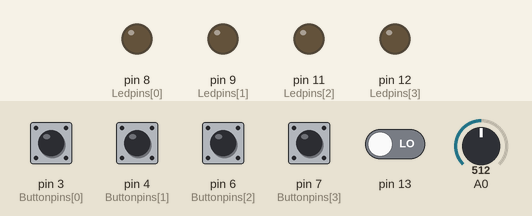
A sketch run on a simulated Arduino Uno, built with avr-gcc and run on an emulated ATmega328P. Parts: output pins drawn as LEDs (lit = HIGH). Dashed ring = blinking. The inputs (shaded band) are chosen by the test bench; at power-on: pin 3 (Buttonpins[0]), pin 4 (Buttonpins[1]), pin 6 (Buttonpins[2]), pin 7 (Buttonpins[3]), pin 13 LOW, A0 = 512. Random numbers use the default seed unless the sketch sets one.

Above: at 1.2 s.
1.3 s: pin 13 driven HIGH
At 2.7 s:
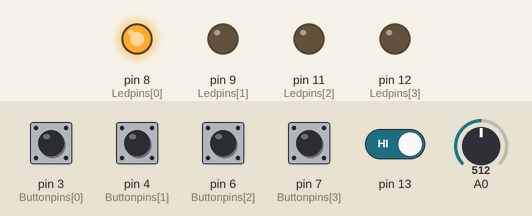
4.3 s: pin 3 (Buttonpins[0]) pulled HIGH for 0.15 s
At 4.54 s:
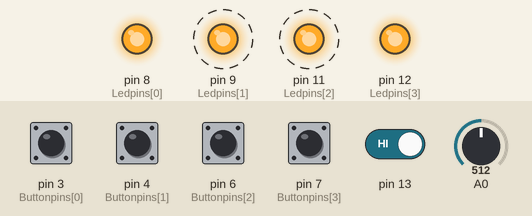
7.4 s: pin 4 (Buttonpins[1]) pulled HIGH for 1 s
At 8.2 s:
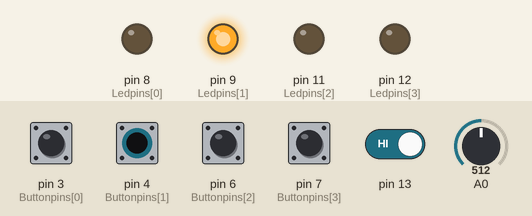
10.4 s: A0 set to 306
13.4 s: pin 3 (Buttonpins[0]) pulled HIGH for 1 s
At 16.1 s:
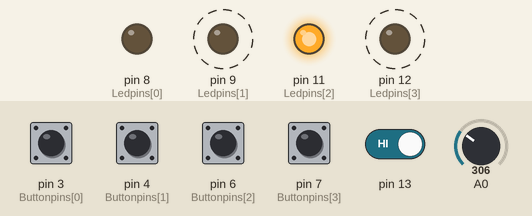
17.2 s: pin 13 driven LOW
Timing chart, 0 to 19.7 s (numbered marks = the images above; inputs shaded):
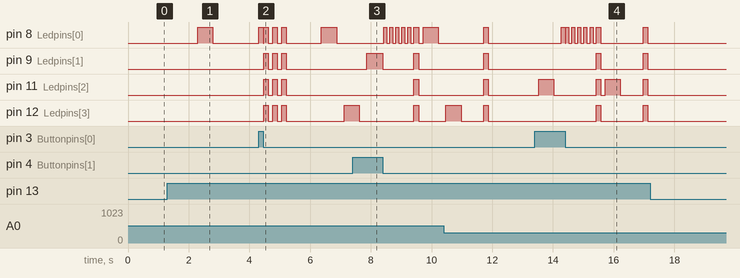

The sketch:

Code.ino
```cpp
byte sequence[100];	//the random sequence
byte seqLen = 0;	//current lenght used of the sequence
byte inputCount = 0;	//number of pressed buttons
byte expect = 0;	//expected input
byte lastInput = 0;

byte nrPins = 4;
byte Buttonpins[] = {3, 4, 6, 7};
byte Ledpins[] = {8, 9, 11, 12};

bool wait = false;	//check if it's the player's turn
bool resetFlag = false;
bool press = false;	//check if a button was pressed
bool start = false;	//check if the start button was pressed

void setup() {
	for(byte i = 0; i < nrPins; i++){
		pinMode(Buttonpins[i], INPUT);
	}

	for(byte i = 0; i < nrPins; i++){
		pinMode(Ledpins[i], OUTPUT);
	}
	Reset();
}

void flash(byte nr){	//function to make all the leds flash
	for(int j = 0; j < nr; j++){
		for(byte i = 0; i < nrPins; i++){
			digitalWrite(Ledpins[i], HIGH);
		}
		delay(150);
		for(byte i = 0; i < nrPins; i++){
			digitalWrite(Ledpins[i], LOW);
		}
		delay(150);
	}
}

void Reset(){		//fuction to reset the game and all the variables
	randomSeed(analogRead(A0));
	for(int i = 0; i < 100; i++){
		sequence[i] = random(4);
	}
	seqLen = 0;
	inputCount = 0;
	expect = 0;
	lastInput = 0;
	wait = false;
	resetFlag = false;
	press = false;
	start = false;
}

void playSequence(){		//function to play the current sequence
	for(int i = 0; i < seqLen; i++){
		digitalWrite(Ledpins[sequence[i]], HIGH);
		delay(500);
		digitalWrite(Ledpins[sequence[i]], LOW);
		delay(250);
	}
}

void Lose(){			//function for when the player looses
	for(byte i = 0; i < 5; i++){
		digitalWrite(Ledpins[0], HIGH);
		delay(100);
		digitalWrite(Ledpins[0], LOW);
		delay(100);
	}
	flash(1);
	delay(00);
	playSequence();
	delay(500);
	flash(1);
	delay(500);

	Reset();
}

void Win(){			//function for when the player wins
	digitalWrite(Ledpins[2], HIGH);
	delay(300);
	digitalWrite(Ledpins[2], LOW);
	delay(100);
	for(byte i = 0; i < 5; i++){
	  digitalWrite(Ledpins[0], HIGH);
	  delay(100);
	  digitalWrite(Ledpins[1], HIGH);
	  delay(100);
	  digitalWrite(Ledpins[0], LOW);
	  digitalWrite(Ledpins[2], HIGH);
	  delay(100);
	  digitalWrite(Ledpins[1], LOW);
	  digitalWrite(Ledpins[3], HIGH);
	  delay(100);
	  digitalWrite(Ledpins[2], LOW);
	  delay(100);
	  digitalWrite(Ledpins[2], HIGH);
	  delay(100);
	  digitalWrite(Ledpins[3], LOW);
	  digitalWrite(Ledpins[1], HIGH);
	  delay(100);
	  digitalWrite(Ledpins[2], LOW);
	  digitalWrite(Ledpins[0], HIGH);
	  delay(100);
	  digitalWrite(Ledpins[1], LOW);
	}
	digitalWrite(Ledpins[0], LOW);
	delay(500);
	Reset();
}

void loop() {

	if(digitalRead(13) == HIGH){		//checking if the start button was pressed
		start = true;
	}
	if(start == true){		//game can begin
		if(wait == false){		//showing the sequence
			seqLen++;
			delay(1000);
			playSequence();
			wait = true;
		}
		else{			//player's turn
			if(press == false){		//checking if a wrong button was pressed
				expect = sequence[inputCount];
				for(int i = 0; i < nrPins; i++){
					if(i == expect)
						continue;
					if(digitalRead(Buttonpins[i]) == HIGH){
						digitalWrite(Ledpins[i], HIGH);
						resetFlag = true;
						press = true;
						lastInput = i;
					}
				}
			}
			if(digitalRead(Buttonpins[expect]) == HIGH && press == false){		//checking if the right button was pressed
				digitalWrite(Ledpins[expect], HIGH);
				inputCount++;
				press = true;
				lastInput = expect;
			}
			else{
				if(press == true && digitalRead(Buttonpins[lastInput]) == LOW){		//checking if the player released the button
					digitalWrite(Ledpins[lastInput], LOW);
					press = false;
					delay(20);
					if(resetFlag == true){		//reset the game if the player pressed a wrong button
						Lose();
					}
					else{
						if(inputCount == seqLen){	//the player complited the curent sequence
							wait = false;
							flash(3);
							inputCount = 0;
							if(seqLen == 100){	//the player finished the game
								Win();
							}
						}
					}
				}
			}
		}
	}
}
```

Measured:
- after the input at 1.3 s, pin 8 (Ledpins[0]): LOW → HIGH after 1.0 s, → LOW 0.50 s later
- after the input at 4.3 s, pin 9 (Ledpins[1]), pin 11 (Ledpins[2]): alternates HIGH for 0.15 s and LOW for 0.15 s, 6 changes in all, then stays LOW, starting after 0.17 s; pin 12 (Ledpins[3]): LOW → HIGH after 0.17 s, then repeats every 0.30 s: LOW 0.15 s, HIGH 0.15 s
- after the input at 7.4 s, pin 8 (Ledpins[0]): goes 5 × (HIGH 0.10 s, LOW 0.10 s), HIGH 0.15 s, LOW 0.15 s, HIGH 0.50 s, then LOW, starting after 1.0 s; pin 9 (Ledpins[1]): LOW → HIGH after 0.47 s, → LOW 0.53 s later, → HIGH 1.0 s later, → LOW 0.15 s later; pin 11 (Ledpins[2]): LOW → HIGH after 2.0 s, → LOW 0.15 s later
- after the input at 13.4 s, pin 8 (Ledpins[0]): goes HIGH 0.12 s, LOW 0.02 s, 5 × (HIGH 0.10 s, LOW 0.10 s), HIGH 0.15 s, LOW 1.4 s, HIGH 0.15 s, then LOW, starting after 0.88 s; pin 9 (Ledpins[1]), pin 12 (Ledpins[3]): alternates HIGH for 0.15 s and LOW for 1.4 s, starting after 2.0 s
- after the input at 17.2 s, every drawn part: stays the same
